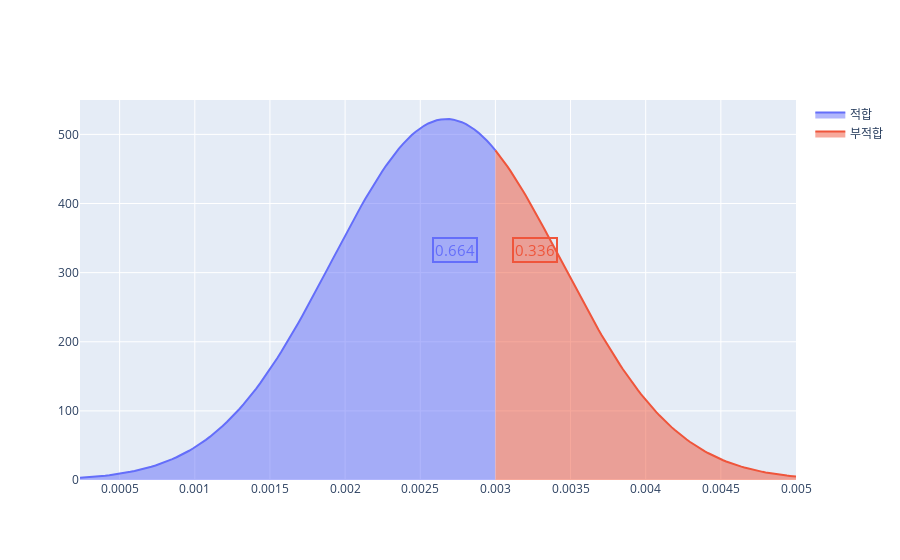

Notebook cell for this chart:
### Markdown cell above
### 부산광역시 아황산가스의 누적확률 구하기

### Code cell
busan_so2 = df_so2[df_so2['구분(2)']=='부산광역시'].loc[2,'2021.07']
so2_pro = cal_norm(mean,std,min,max,busan_so2)
so2_pro
